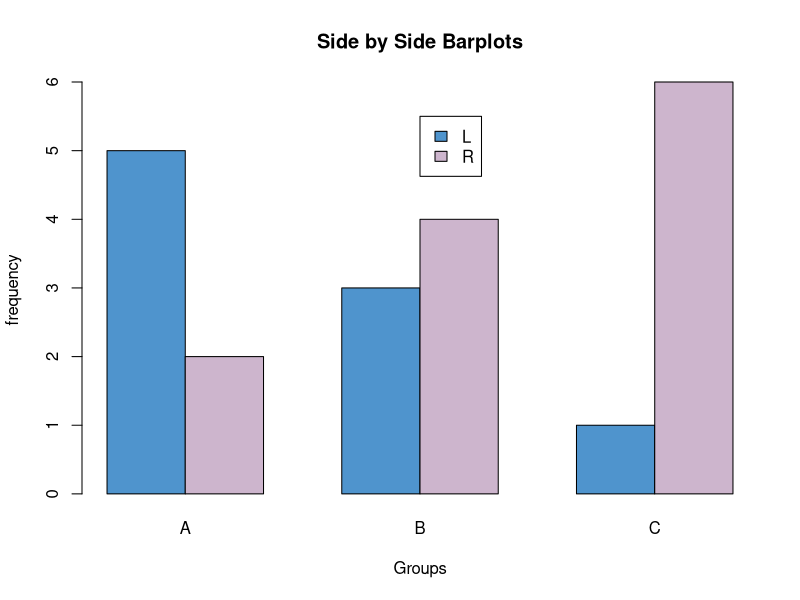

Source code (R):
#!/usr/bin/env Rscript
# ENTER DATA
# Save as matrix
data1 <-
  as.matrix(read.table(
    header = TRUE,
    row.names = 1,
    text = "
 X A B C
 L 5 3 1
 R 2 4 6
 "
  ))
# Check the data.
data1

# CREATE BARPLOT
barplot(data1, # Use a new summary table.
  beside = TRUE, # Bars side-by-side vs. stacked.
  col = c("steelblue3", "thistle3"), # Colors
  main = "Side by Side Barplots",
  xlab = "Groups",
  ylab = "frequency"
)

# ADD LEGEND INTERACTIVELY
legend(5, 5.5, # Use mouse to locate the legend.
  rownames(data1), # Use matrix row names (A & B).
  fill = c("steelblue3", "thistle3")
) # Colors

rm(list = ls())
